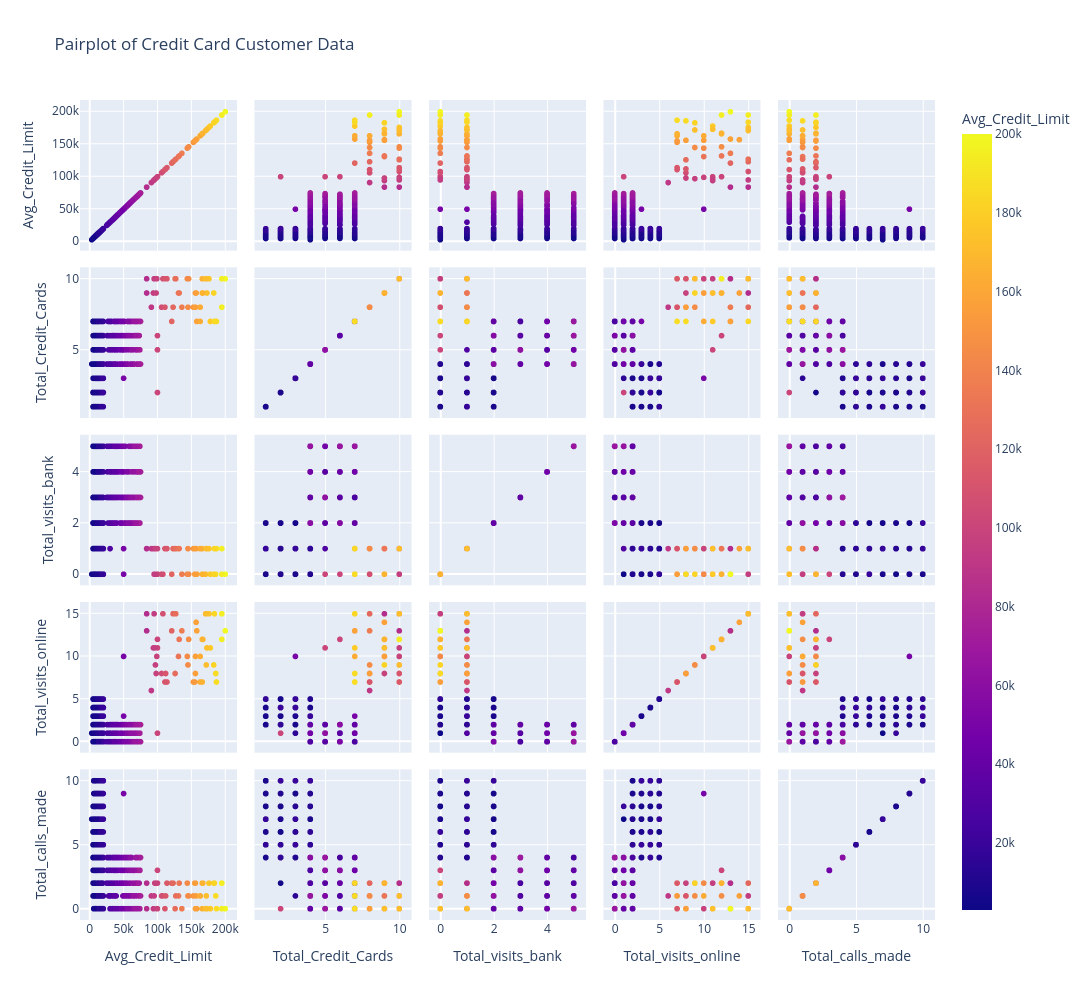

This figure's notebook cell:
### Markdown cell above
## There are no missing values 
## A Customer carries ~5 CreditCards on an average 
## There are customers who don't visit banks / online/ calls

### Code cell
fig = px.scatter_matrix(df, dimensions=['Avg_Credit_Limit','Total_Credit_Cards','Total_visits_bank','Total_visits_online','Total_calls_made'],color='Avg_Credit_Limit',title='Pairplot of Credit Card Customer Data')

fig.update_layout(width=1200,height=1000)
fig.show()

### Figure 1 — Plotly figure (JSON) as saved in the notebook; plotly's stock layout.template omitted (floating-point values rounded to 4 significant figures; data arrays with more than 128 entries replaced by an {"elided": "..."} marker saying what was removed)
{"data": [{"dimensions": [{"axis": {"matches": true}, "label": "Avg_Credit_Limit", "values": {"elided": "660 int values"}}, {"axis": {"matches": true}, "label": "Total_Credit_Cards", "values": {"elided": "660 int values"}}, {"axis": {"matches": true}, "label": "Total_visits_bank", "values": {"elided": "660 int values"}}, {"axis": {"matches": true}, "label": "Total_visits_online", "values": {"elided": "660 int values"}}, {"axis": {"matches": true}, "label": "Total_calls_made", "values": {"elided": "660 int values"}}], "hovertemplate": "%{xaxis.title.text}=%{x}<br>%{yaxis.title.text}=%{y}<br>Avg_Credit_Limit=%{marker.color}<extra></extra>", "legendgroup": "", "marker": {"color": {"elided": "660 int values"}, "coloraxis": "coloraxis", "symbol": "circle"}, "name": "", "showlegend": false, "type": "splom"}], "layout": {"coloraxis": {"colorbar": {"title": {"text": "Avg_Credit_Limit"}}, "colorscale": [[0, "#0d0887"], [0.1111, "#46039f"], [0.2222, "#7201a8"], [0.3333, "#9c179e"], [0.4444, "#bd3786"], [0.5556, "#d8576b"], [0.6667, "#ed7953"], [0.7778, "#fb9f3a"], [0.8889, "#fdca26"], [1, "#f0f921"]]}, "dragmode": "select", "height": 1000, "legend": {"tracegroupgap": 0}, "title": {"text": "Pairplot of Credit Card Customer Data"}, "width": 1200}}
